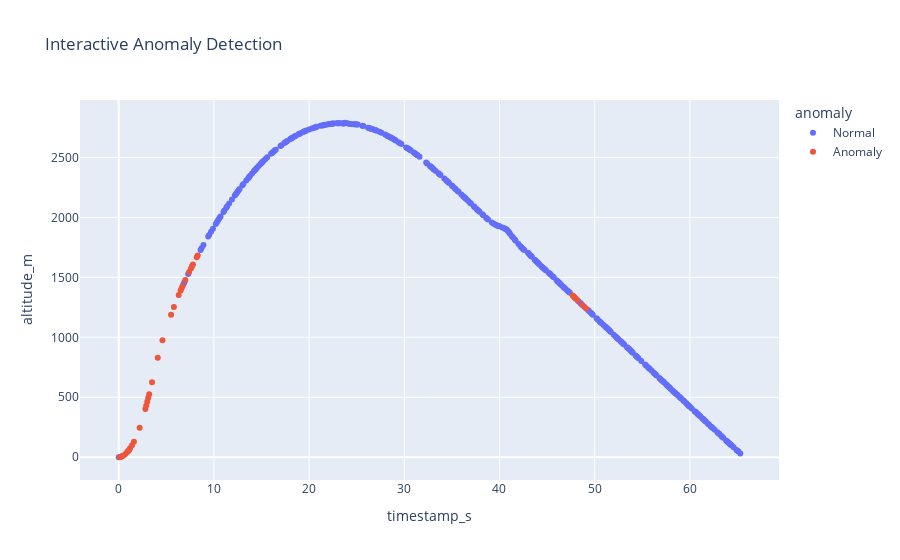

The code cell stored with this chart in its notebook:
### Markdown cell above
# Improved Visualisation for Better Insights into Anomalies (Example 2)
- Scatter Plot with Anomalies Highlighted (Matplotlib & Seaborn)
- Line Plot of Altitude vs. Time to see altitude changes over time
- Interactive Plot (Plotly) to explore anomalies dynamically
- Histogram of Altitude Differences to see distribution

### Code cell
import pandas as pd
import numpy as np
import matplotlib.pyplot as plt
import seaborn as sns
import plotly.express as px
from sklearn.ensemble import IsolationForest

# Load Data
df = pd.read_csv("rocketdata.csv")

# Define Features for Anomaly Detection
features = ["altitude_m", "simulated_altitude_m"]
X = df[features]

# Apply Isolation Forest
model = IsolationForest(contamination=0.1, random_state=42)
df["anomaly"] = model.fit_predict(X)

df["anomaly"] = df["anomaly"].map({1: "Normal", -1: "Anomaly"})

df["altitude_diff"] = df["altitude_m"] - df["simulated_altitude_m"]

# Scatter Plot with Anomalies Highlighted
plt.figure(figsize=(10, 6))
sns.scatterplot(x=df.index, y=df["altitude_m"], hue=df["anomaly"], palette={"Normal": "blue", "Anomaly": "red"})
plt.xlabel("Index")
plt.ylabel("Altitude (m)")
plt.title("Anomaly Detection in Rocket Altitude Data")
plt.legend()
plt.show()

# Line Plot of Altitude vs. Time
plt.figure(figsize=(12, 6))
plt.plot(df["timestamp_s"], df["altitude_m"], label="Actual Altitude", color="blue")
plt.plot(df["timestamp_s"], df["simulated_altitude_m"], label="Simulated Altitude", color="green", linestyle="dashed")
sns.scatterplot(x=df["timestamp_s"], y=df["altitude_m"], hue=df["anomaly"], palette={"Normal": "blue", "Anomaly": "red"})
plt.xlabel("Time(s)")
plt.ylabel("Altitude (m)")
plt.title("Rocket Altitude Over Time with Anomalies")
plt.legend()
plt.show()

# Interactive Plot with Plotly
fig = px.scatter(df, x="timestamp_s", y="altitude_m", color="anomaly", title="Interactive Anomaly Detection")
fig.show()

# Histogram of Altitude Differences
plt.figure(figsize=(10, 6))
sns.histplot(df["altitude_diff"], bins=30, kde=True, color="purple")
plt.xlabel("Altitude Difference (m)")
plt.ylabel("Frequency")
plt.title("Distribution of Altitude Differences")
plt.show()

### Figure 1 — Plotly figure (JSON) as saved in the notebook; plotly's stock layout.template omitted (floating-point values rounded to 4 significant figures; data arrays with more than 128 entries replaced by an {"elided": "..."} marker saying what was removed)
{"data": [{"hovertemplate": "anomaly=Normal<br>timestamp_s=%{x}<br>altitude_m=%{y}<extra></extra>", "legendgroup": "Normal", "marker": {"color": "#636efa", "symbol": "circle"}, "mode": "markers", "name": "Normal", "orientation": "v", "showlegend": true, "type": "scatter", "x": {"elided": "363 float values"}, "xaxis": "x", "y": {"elided": "363 int values"}, "yaxis": "y"}, {"hovertemplate": "anomaly=Anomaly<br>timestamp_s=%{x}<br>altitude_m=%{y}<extra></extra>", "legendgroup": "Anomaly", "marker": {"color": "#EF553B", "symbol": "circle"}, "mode": "markers", "name": "Anomaly", "orientation": "v", "showlegend": true, "type": "scatter", "x": [0.1, 0.2, 0.3, 0.4, 0.5, 0.7, 0.9, 1.0, 1.1, 1.2, 1.4, 1.6, 2.2, 2.8, 2.9, 3.0, 3.1, 3.2, 3.5, 4.1, 4.6, 5.5, 5.8, 6.3, 6.5, 6.6, 6.7, 7.0, 7.4, 7.6, 7.7, 7.8, 8.2, 8.3, 47.7, 47.8, 47.9, 48.0, 48.2, 48.7, 49.1], "xaxis": "x", "y": [1, 3, 6, 10, 15, 28, 44, 53, 63, 74, 100, 130, 246, 402, 432, 462, 493, 525, 625, 830, 975, 1189, 1252, 1352, 1389, 1407, 1425, 1477, 1544, 1576, 1592, 1607, 1668, 1683, 1348, 1340, 1332, 1324, 1309, 1270, 1241], "yaxis": "y"}], "layout": {"legend": {"title": {"text": "anomaly"}, "tracegroupgap": 0}, "title": {"text": "Interactive Anomaly Detection"}, "xaxis": {"anchor": "y", "domain": [0, 1], "title": {"text": "timestamp_s"}}, "yaxis": {"anchor": "x", "domain": [0, 1], "title": {"text": "altitude_m"}}}}
